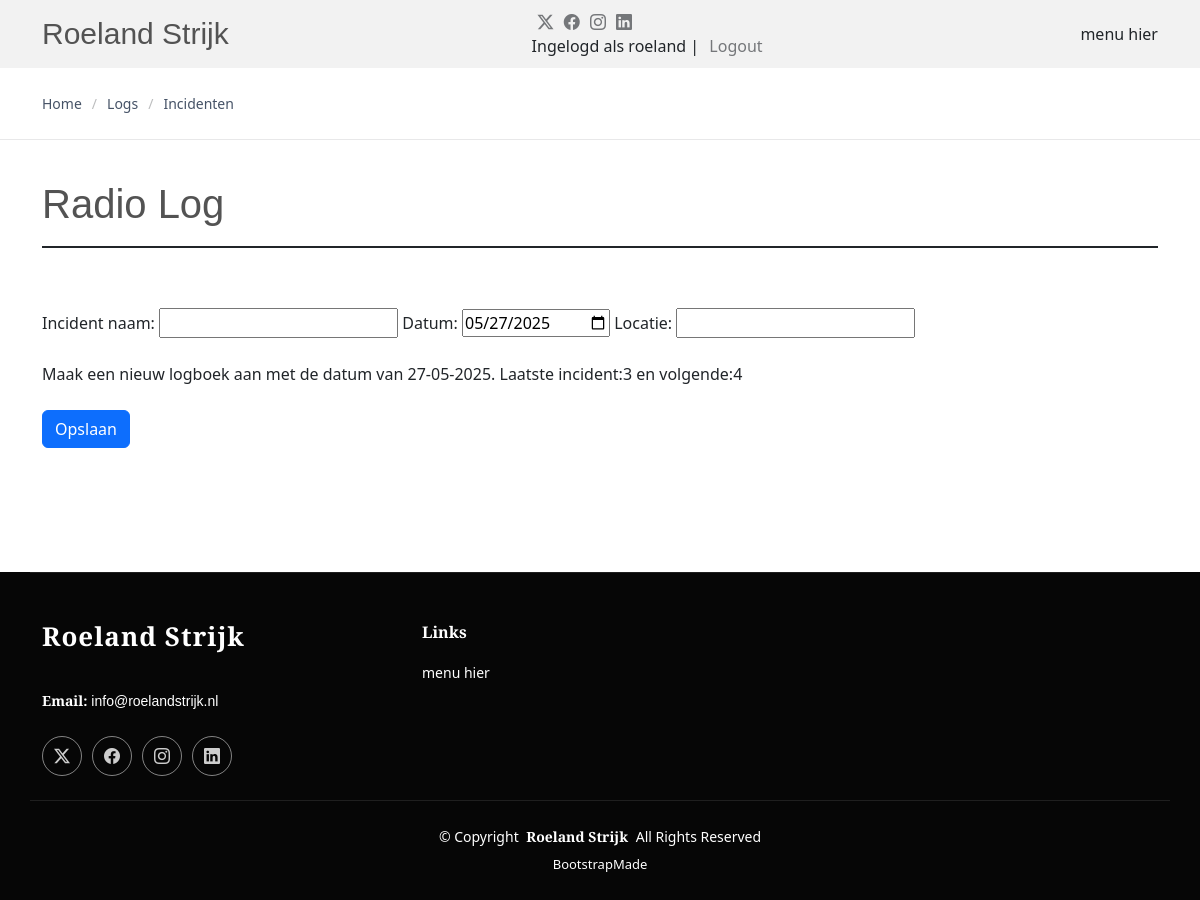
The page /radiolog/ (signed in) on the database as committed earlier.
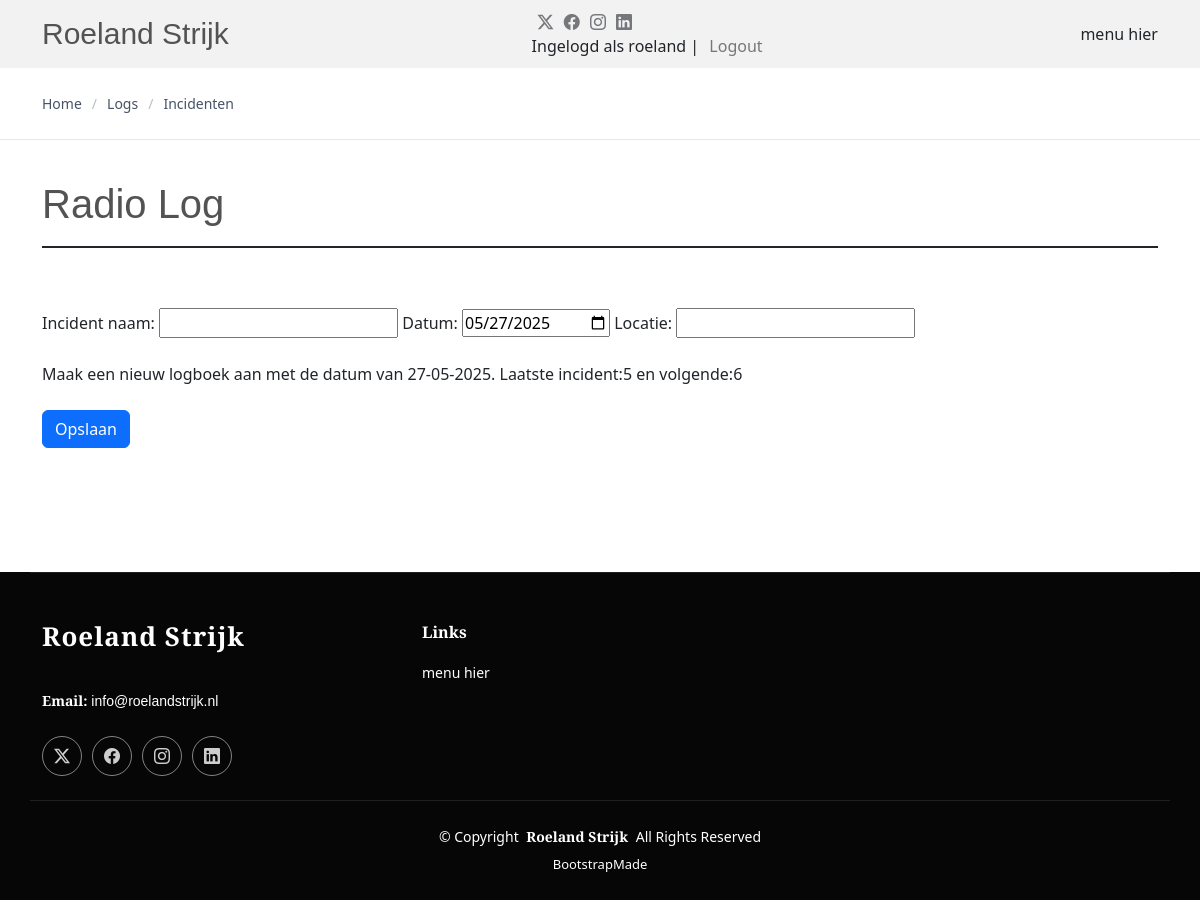
The same page on the database as committed later.
### sarforms/models.py (models this page shows, shortened)
class Form133(models.Model):
    incident_nr = models.IntegerField(null=True, blank=True)
    incident_naam = models.CharField(max_length=30)
    datum = models.DateField()
    locatie = models.CharField(max_length=100)

### sarforms/views.py (the view)
# urls.py: path('', views.radio_log, name="form133"),
@login_required
def radio_log(request):
    laatste = Form133.objects.last()
    volgend_incident_nr = (Form133.objects.aggregate(Max('incident_nr'))['incident_nr__max'] or 0) + 1
    if request.method == "POST":
        form = Form133Form(request.POST)
        if form.is_valid():
            form.save()
            return redirect('logs')  # redirect to the logs page after saving
    else:
        form = Form133Form(initial={'incident_nr': volgend_incident_nr})
    context = {
        'form': form,
        'laatste': laatste,
        'volgend_incident_nr': volgend_incident_nr,
    }
    return render(request, 'radio_register.html', context) #render the form

### sarforms/forms.py
class Form133Form(forms.ModelForm):
    class Meta:
        model = Form133
        fields = ['incident_nr', 'incident_naam', 'datum', 'locatie']
        widgets = {
            'datum': forms.DateInput(attrs={'type': 'date'}),
            'incident_nr': forms.HiddenInput(),
        }
    def __init__(self, *args, **kwargs):
        super().__init__(*args, **kwargs)
        self.fields['datum'].initial = date.today()

### templates/radio_register.html (shortened to what this page needs)
{% load static %}
<!DOCTYPE html>
<html lang="en">
<head>
  <link href="{% static 'assets/vendor/bootstrap/css/bootstrap.min.css' %}" rel="stylesheet">
  <link href="{% static 'assets/vendor/bootstrap-icons/bootstrap-icons.css' %}" rel="stylesheet">
  <link href="{% static 'assets/vendor/aos/aos.css' %}" rel="stylesheet">
  <link href="{% static 'assets/vendor/swiper/swiper-bundle.min.css' %}" rel="stylesheet">
  <link href="{% static 'assets/css/main.css' %}" rel="stylesheet">
</head>
<body class="index-page">
  <header id="header" class="header d-flex align-items-center sticky-top">
    <div class="container position-relative d-flex align-items-center justify-content-between">
      <a href="/" class="logo d-flex align-items-center me-auto me-xl-0">
        <h1 class="sitename">Roeland Strijk</h1>
      </a>
      <nav id="navmenu" class="navmenu">
        <ul>
       menu hier
        </ul>
      </nav>
      <div class="header-social-links">
        <a href="https://x.com/RoelandStrijk" class="twitter"><i class="bi bi-twitter-x"></i></a>
        <a href="https://www.facebook.com/roeland.strijk.3/" class="facebook"><i class="bi bi-facebook"></i></a>
        <a href="#" class="instagram"><i class="bi bi-instagram"></i></a>
        <a href="https://www.linkedin.com/in/roeland-strijk-60bb3847/" class="linkedin"><i class="bi bi-linkedin"></i></a>
      <br> {% if user.is_authenticated %}
        Ingelogd als {{ user.username }} | <a href="{% url 'logout' %}">Logout</a>
    {% endif %}
      </div>
    </div>
  </header>
  <main class="main">
    <div class="page-title">
      <div class="container d-lg-flex justify-content-between align-items-center">
        <nav class="breadcrumbs">
          <ol>
            <li><a href="/">Home</a></li>
            <li><a href="logs">Logs</a></li>
            <li><a href="incidenten">Incidenten</a></li>
          </ol>
        </nav>
      </div>
    </div>
    <section id="starter-section" class="starter-section section">
      <div class="container section-title" data-aos="fade-up">
        <div class="section-title-container d-flex align-items-center justify-content-between">
          <h2>Radio Log</h2>
        </div>
      </div>
      <div class="container section-title" data-aos="fade-up">
      <form action="" method="POST">
        <div> {{ form.as_table }}</div>
        <br>
        <div class="title">Maak een nieuw logboek aan met de datum van {% now "d-m-Y" %}. Laatste incident:{{ laatste.incident_nr }} en volgende:{{ volgend_incident_nr }}
        </div>
        <br>
        <button type="submit" class="btn btn-primary">Opslaan</button>
      </form>
      <br>
      </div>
    </section>
  </main>
  <footer id="footer" class="footer dark-background">
    <div class="container footer-top">
      <div class="row gy-4">
        <div class="col-lg-4 col-md-6 footer-about">
          <a href="index.html" class="logo d-flex align-items-center">
            <span class="sitename">Roeland Strijk</span>
          </a>
          <div class="footer-contact pt-3">
            <p><strong>Email:</strong> <span>info@roelandstrijk.nl</span></p>
          </div>
          <div class="social-links d-flex mt-4">
        <a href="https://x.com/RoelandStrijk" class="twitter"><i class="bi bi-twitter-x"></i></a>
        <a href="https://www.facebook.com/roeland.strijk.3/" class="facebook"><i class="bi bi-facebook"></i></a>
        <a href="#" class="instagram"><i class="bi bi-instagram"></i></a>
        <a href="https://www.linkedin.com/in/roeland-strijk-60bb3847/" class="linkedin"><i class="bi bi-linkedin"></i></a>
          </div>
        </div>
        <div class="col-lg-2 col-md-3 footer-links">
          <h4>Links</h4>
          <ul>
        menu hier
          </ul>
        </div>
      </div>
    </div>
    <div class="container copyright text-center mt-4">
      <p>© <span>Copyright</span> <strong class="px-1 sitename">Roeland Strijk</strong> <span>All Rights Reserved</span></p>
      <div class="credits">
        <a href="https://bootstrapmade.com/" target="_blank">BootstrapMade</a>
      </div>
    </div>
  </footer>
</body>
</html>

Rows that differ between the two databases and show on the page:
no longer on this page (row unchanged): Form133: incident_nr "3"
added Form133: incident_nr "5"
Other text that changed with them:
{{ volgend_incident_nr }}: "4" → "6"
